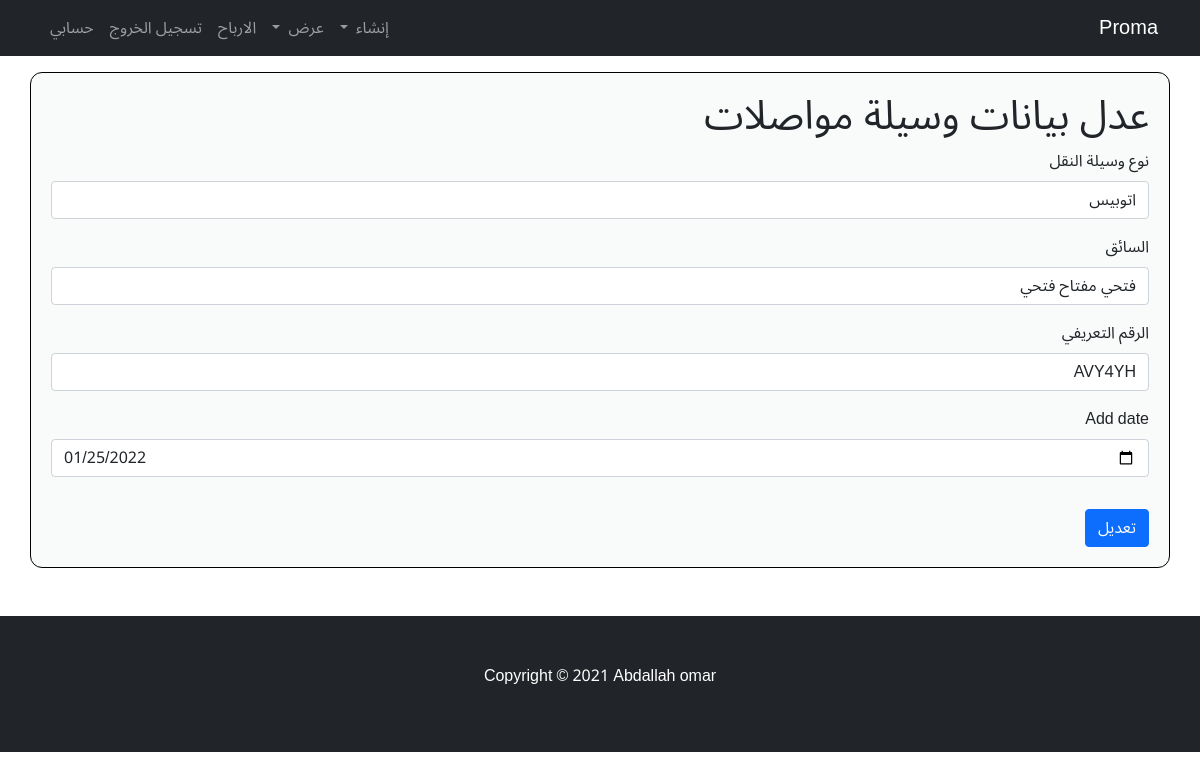
Screenshot of /transports/1/edit/ (signed in) with the database file from the repository.
### home_app/models.py (models this page shows, shortened)
class Transport(models.Model):
    user = models.ForeignKey(User, verbose_name=("المستخدم"), on_delete=models.CASCADE)
    kind = models.CharField(max_length=50, choices=kind_of_Transport, verbose_name=("نوع وسيلة النقل"))
    driver = models.OneToOneField("driver", verbose_name=("السائق"), on_delete=models.CASCADE)
    number = models.CharField(max_length=20, verbose_name="الرقم التعريفي")
    date = models.DateTimeField(auto_now=True, verbose_name="التاريخ")
    add_date = models.DateField(auto_now=False, auto_now_add=False, verbose_name="التاريخ",null=True,blank=True)
    class Meta:
        verbose_name = ("Transport")
        verbose_name_plural = ("Transports")

### home_app/views.py (the view)
# urls.py: path('transports/<int:id>/edit/', edit_transport, name="edit_transport"),
@login_required
def edit_transport(request,id):
    transportes = Transport.objects.get(id=id, user=request.user)
    if request.method=='POST':
        form = Transport_form(request.POST, request.FILES,instance=transportes)
        if form.is_valid():
            myform = form.save(commit=False)
            myform.user = request.user
            myform.save()
            return redirect(reverse('app:Transports'))
    else:
        form = Transport_form(instance=transportes)
        form.fields['driver'].queryset = driver.objects.filter(user=request.user)
    return render(request, 'edit/edit_transport.html',{'form':form})

### home_app/form.py
class Transport_form(forms.ModelForm):
    add_date = forms.DateField(widget=forms.DateInput(attrs={'type': 'date'}))
    class Meta:
        model = Transport
        fields = '__all__'
        exclude = ('user',)

### home_app/models.py (called while the page is built)
    def __str__(self):
       return self.name

### home_app/templates/edit/edit_transport.html (shortened to what this page needs)
{% extends 'base_add.html' %}
{% block body %}
{% load bootstrap4  %}
 <div class="container form mt-3">
 <h1>عدل بيانات وسيلة مواصلات</h1>
 <form method="post" enctype="multipart/form-data">
        {% bootstrap_form form %}
            <button type="submit" class="btn btn-primary mt-3">تعديل</button>
 </form>
 </div>
 {% endblock body %}

### home_app/templates/base_add.html (style rules this page uses)
* { font-family: 'Noto Sans Arabic', sans-serif; }
.form { border: 1px solid #000; border-radius: 12px; padding: 20px; margin-top: 30px; background-color: #dee2e631; }

### rows the page displays
Transport: kind "اتوبيس", driver "فتحي مفتاح فتحي", number "AVY4YH", add_date "01/25/2022"
